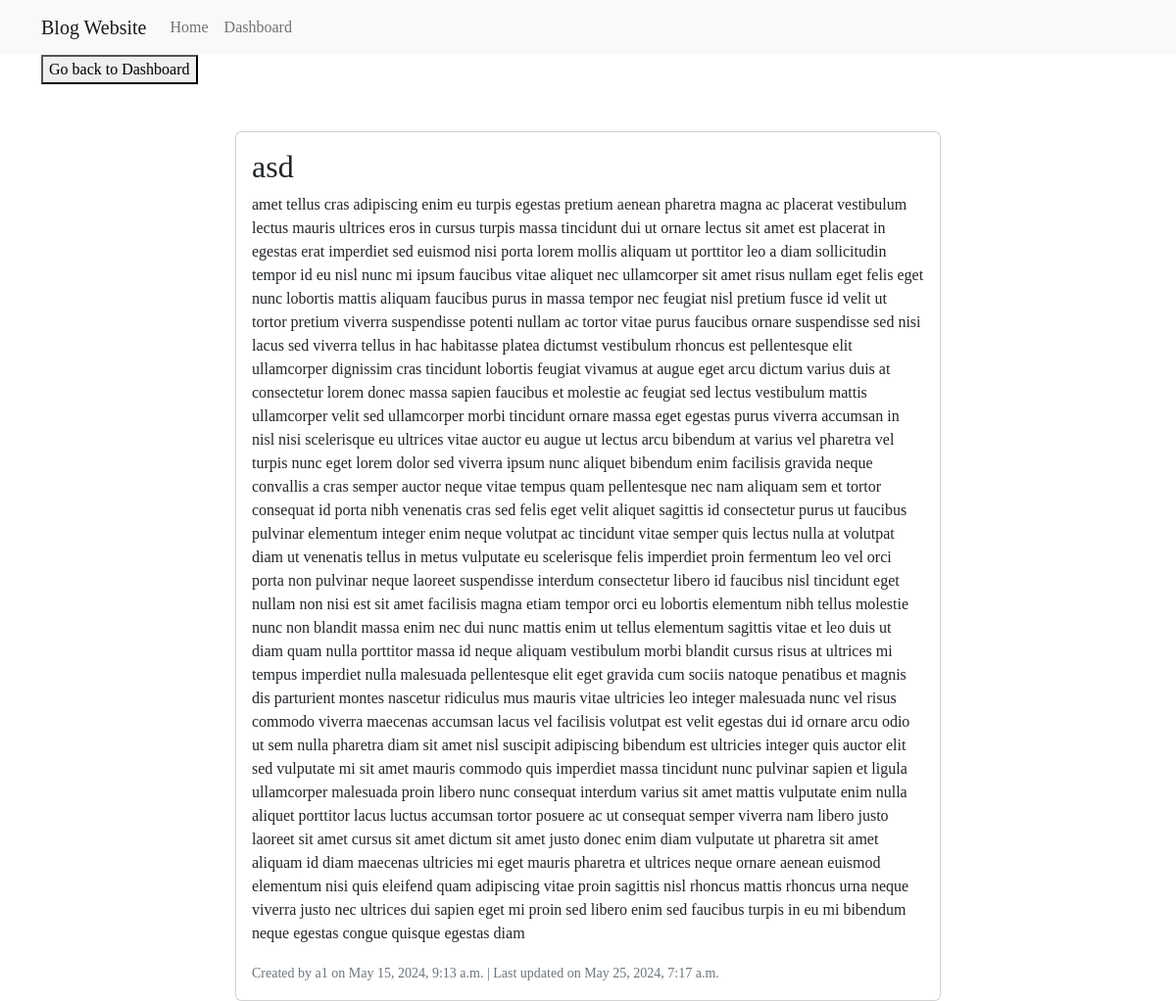
The page /blog/1/ on the database as committed earlier.
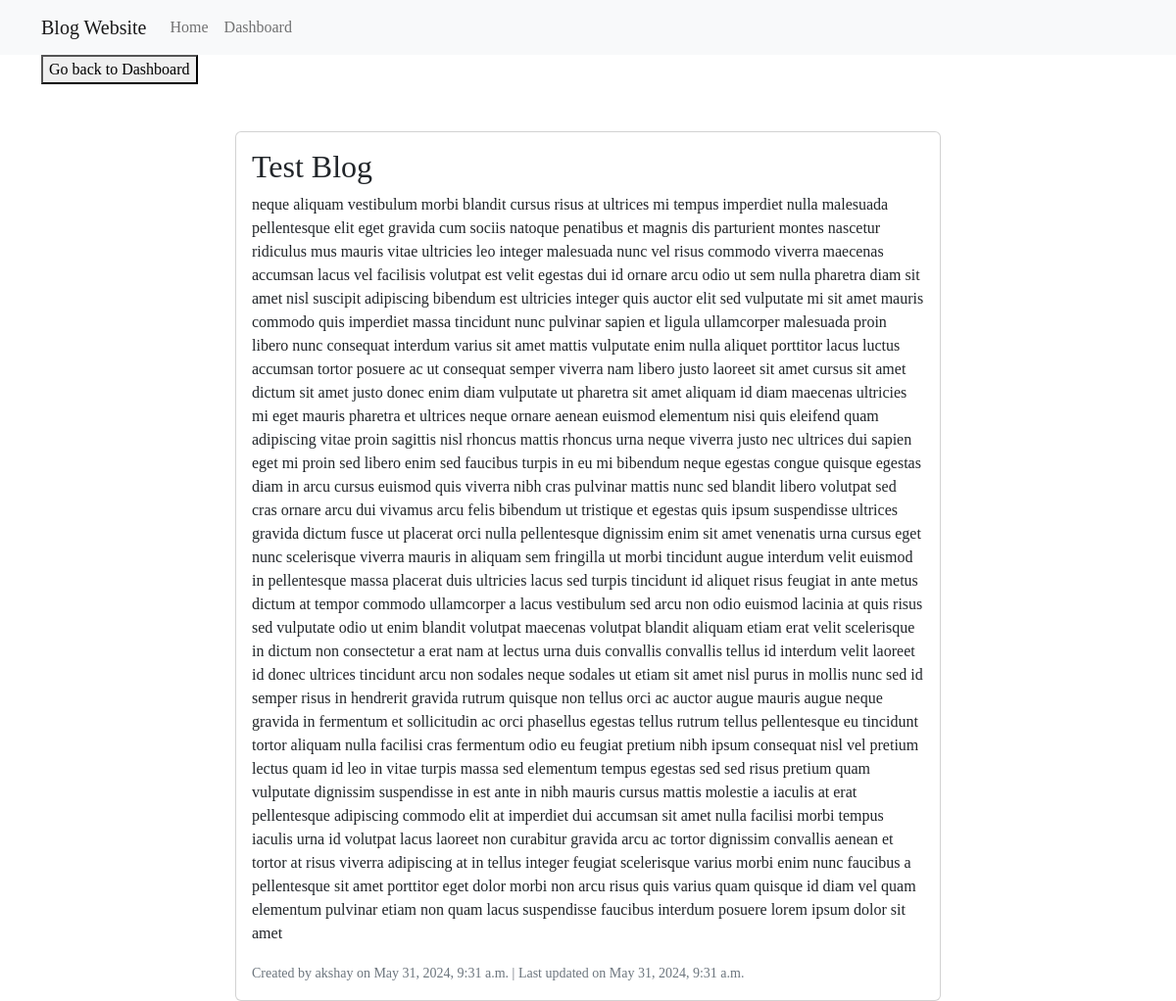
The same page on the database as committed later.
### blogg/models.py (models this page shows, shortened)
class Blog(models.Model):
    title = models.CharField(max_length=100)
    content = models.TextField()
    author = models.ForeignKey(User, on_delete=models.CASCADE)
    created_at = models.DateTimeField(auto_now_add=True)
    updated_at = models.DateTimeField(auto_now=True)

### blogg/views.py (the view)
# urls.py: path('blog/<int:pk>/', views.BlogDetailView.as_view(), name='blog_detail'),
class BlogDetailView(DetailView):
    model = Blog
    template_name = 'blogg/blogpage.html'
    context_object_name = 'blog'

### blogg/templates/blogg/blogpage.html (shortened to what this page needs)
{% extends 'blogg/base.html' %}
{% block content %}
<button onclick="history.back()">Go back to Dashboard</button>
<div class="container mt-5">
    <div class="row">
        <div class="col-md-8 offset-md-2">
            <div class="card">
                <div class="card-body">
                    <h2 class="card-title">{{ blog.title }}</h2>
                    <p class="card-text">{{ blog.content }}</p>
                    <p class="card-text">
                        <small class="text-muted">
                            Created by {{ blog.author.username }} on {{ blog.created_at }} | Last updated on {{ blog.updated_at }}
                        </small>
                    </p>
                </div>
            </div>
        </div>
    </div>
</div>
{% endblock %}

Rows that differ between the two databases and show on the page:
changed Blog: title "asd" → "Test Blog"; content "amet tellus cras adipiscing enim eu turpis egestas pretium aenean pharetra magna ac placerat vestibulum lectus mauris ultrices eros in cursus turpis massa tincidunt dui ut ornare lectus sit amet est placerat in egestas erat imperdiet sed euismod nisi porta lorem mollis aliquam ut porttitor leo a diam sollicitudin tempor id eu nisl nunc mi ipsum faucibus vitae aliquet nec ullamcorper sit amet risus nullam eget felis eget nunc lobortis mattis aliquam faucibus purus in massa tempor nec feugiat nisl pretium fusce id velit ut tortor pretium viverra suspendisse potenti nullam ac tortor vitae purus faucibus ornare suspendisse sed nisi lacus sed viverra tellus in hac habitasse platea dictumst…" → "neque aliquam vestibulum morbi blandit cursus risus at ultrices mi tempus imperdiet nulla malesuada pellentesque elit eget gravida cum sociis natoque penatibus et magnis dis parturient montes nascetur ridiculus mus mauris vitae ultricies leo integer malesuada nunc vel risus commodo viverra maecenas accumsan lacus vel facilisis volutpat est velit egestas dui id ornare arcu odio ut sem nulla pharetra diam sit amet nisl suscipit adipiscing bibendum est ultricies integer quis auctor elit sed vulputate mi sit amet mauris commodo quis imperdiet massa tincidunt nunc pulvinar sapien et ligula ullamcorper malesuada proin libero nunc consequat interdum varius sit amet mattis vulputate enim nulla…"; author.username "a1" → "akshay"; created_at "May 15, 2024, 9:13 a.m." → "May 31, 2024, 9:31 a.m."; updated_at "May 25, 2024, 7:17 a.m." → "May 31, 2024, 9:31 a.m."
